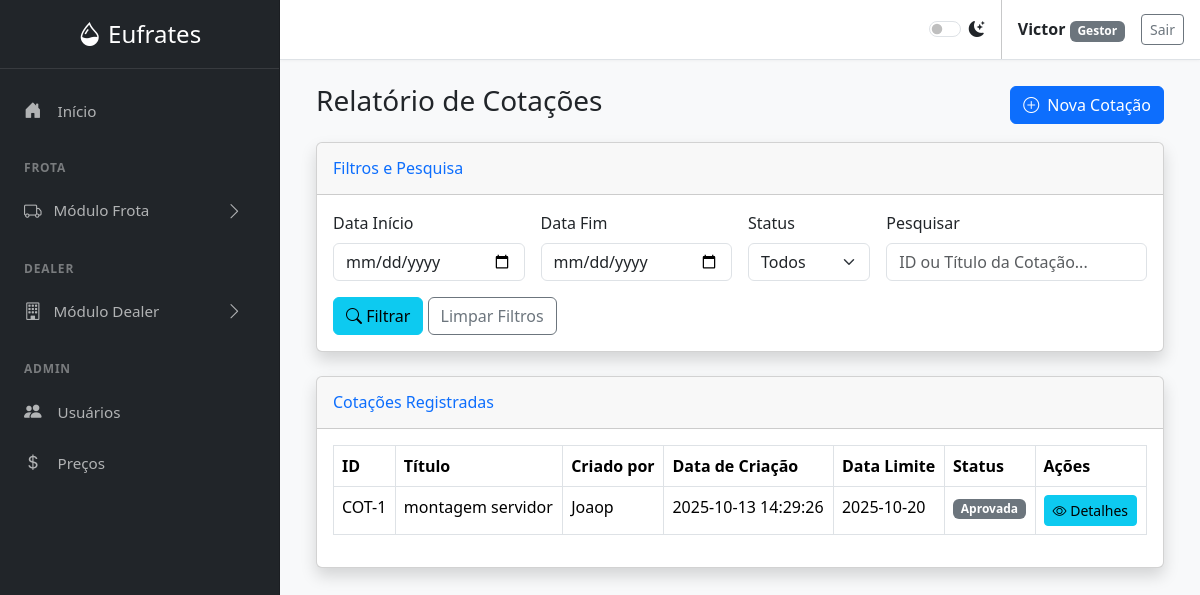
Page /dealers/cotacoes-relatorio (signed in) on the committed database.
### tables this page shows
CREATE TABLE users (
        id INTEGER PRIMARY KEY AUTOINCREMENT,
        username TEXT NOT NULL UNIQUE,
        password_hash TEXT NOT NULL,
        role TEXT NOT NULL CHECK(role IN ('Gestor', 'Comprador', 'Padrão'))
    );

CREATE TABLE cotacoes (
                id INTEGER PRIMARY KEY, user_id INTEGER, titulo TEXT, data_limite TEXT,
                observacoes TEXT, status TEXT, data_aprovacao TEXT, data_registro TEXT
            , criado_por_id INTEGER REFERENCES users(id));

### dealer.py (the view, shortened to what this page needs)
@dealer_bp.route('/cotacoes-relatorio', methods=['GET', 'POST'])
@login_required
@roles_required(['Administrador', 'Gestor', 'Comprador'])
def cotacoes_relatorio():
    filtros = {
        'data_inicio': request.args.get('data_inicio', ''),
        'data_fim': request.args.get('data_fim', ''),
        'status': request.args.get('status', ''),
        'pesquisa': request.args.get('pesquisa', '')
    }
    cotacoes_list = obter_cotacoes_com_filtros(**filtros)
    return render_template('cotacoes_relatorio.html', active_page='cotacoes_relatorio', cotacoes=cotacoes_list, filtros=filtros)

### database.py (called while the page is built)
def get_db_connection():
    conn = sqlite3.connect('abastecimentos.db')
    conn.row_factory = sqlite3.Row
    return conn

def get_user_by_id(user_id):
    conn = get_db_connection()
    user = conn.execute('SELECT * FROM users WHERE id = ?', (user_id,)).fetchone()
    conn.close()
    return user

### utils.py (called while the page is built)
def inject_now():
    return {'now': datetime.now(), 'g': g}

def load_logged_in_user():
    user_id = session.get('user_id')
    g.user = get_user_by_id(user_id) if user_id else None

def login_required(view):
    @wraps(view)
    def wrapped_view(*args, **kwargs):
        if g.user is None:
            flash('Você precisa estar logado para acessar esta página.', 'warning')
            return redirect(url_for('auth.login'))
        return view(*args, **kwargs)
    return wrapped_view

def roles_required(roles):
    def wrapper(view):
        @wraps(view)
        def wrapped_view(*args, **kwargs):
            if g.user is None:
                flash('Você precisa estar logado para acessar esta página.', 'warning')
                return redirect(url_for('auth.login'))
            if g.user['role'] not in roles and g.user['role'] != 'Administrador':
                flash('Acesso negado. Sua função não permite acessar esta página.', 'danger')
                return redirect(url_for('frota.index'))
            return view(*args, **kwargs)
        return wrapped_view
    return wrapper

### templates/cotacoes_relatorio.html (shortened to what this page needs)
{% extends "base.html" %}
{% block content %}
<div class="container-fluid">
    <div class="d-flex justify-content-between align-items-center mb-3">
        <h1 class="h3 text-gray-800">Relatório de Cotações</h1>
        <button class="btn btn-primary" data-bs-toggle="modal" data-bs-target="#novaCotacaoModal">
            <i class="bi bi-plus-circle me-1"></i> Nova Cotação
        </button>
    </div>
    <div class="card shadow mb-4">
        <div class="card-header py-3">
            <h6 class="m-0 font-weight-bold text-primary">Filtros e Pesquisa</h6>
        </div>
        <div class="card-body">
            <form method="GET" action="{{ url_for('dealer.cotacoes_relatorio') }}">
                <div class="row g-3">
                    <div class="col-md-3">
                        <label for="data_inicio" class="form-label">Data Início</label>
                        <input type="date" class="form-control" id="data_inicio" name="data_inicio" value="{{ filtros.data_inicio }}">
                    </div>
                    <div class="col-md-3">
                        <label for="data_fim" class="form-label">Data Fim</label>
                        <input type="date" class="form-control" id="data_fim" name="data_fim" value="{{ filtros.data_fim }}">
                    </div>
                    <div class="col-md-2">
                        <label for="status" class="form-label">Status</label>
                        <select class="form-select" id="status" name="status">
                            <option value="">Todos</option>
                        </select>
                    </div>
                    <div class="col-md-4">
                        <label for="pesquisa" class="form-label">Pesquisar</label>
                        <input type="text" class="form-control" id="pesquisa" name="pesquisa" placeholder="ID ou Título da Cotação..." value="{{ filtros.pesquisa }}">
                    </div>
                </div>
                <div class="row mt-3">
                    <div class="col-12">
                        <button type="submit" class="btn btn-info"><i class="bi bi-search"></i> Filtrar</button>
                        <a href="{{ url_for('dealer.cotacoes_relatorio') }}" class="btn btn-outline-secondary">Limpar Filtros</a>
                    </div>
                </div>
            </form>
        </div>
    </div>
    <div class="card shadow mb-4">
        <div class="card-header py-3">
            <h6 class="m-0 font-weight-bold text-primary">Cotações Registradas</h6>
        </div>
        <div class="card-body">
            <div class="table-responsive">
                <table class="table table-bordered" id="dataTable" width="100%" cellspacing="0">
                    <thead>
                        <tr>
                            <th>ID</th>
                            <th>Título</th>
                            <th>Criado por</th>
                            <th>Data de Criação</th>
                            <th>Data Limite</th>
                            <th>Status</th>
                            <th>Ações</th>
                        </tr>
                    </thead>
                    <tbody>
                        {% if cotacoes %}
                            {% for cotacao in cotacoes %}
                            <tr>
                                <td>COT-{{ cotacao.id }}</td>
                                <td>{{ cotacao.titulo }}</td>
                                <td>{{ cotacao.solicitante }}</td>
                                <td>{{ cotacao.data_registro }}</td>
                                <td>{{ cotacao.data_limite }}</td>
                                <td>
                                    <span class="badge {% if cotacao.status == 'Aberta' %}bg-success{% else %}bg-secondary{% endif %}">
                                        {{ cotacao.status }}
                                    </span>
                                </td>
                                <td>
                                    <a href="{{ url_for('dealer.cotacao_detalhe', cotacao_id=cotacao.id) }}" class="btn btn-info btn-sm">
                                        <i class="bi bi-eye"></i> Detalhes
                                    </a>
                                </td>
                            </tr>
                            {% endfor %}
                        {% else %}
                            <tr>
                                <td colspan="7" class="text-center">Nenhuma cotação encontrada. Cadastre uma nova para começar.</td>
                            </tr>
                        {% endif %}
                    </tbody>
                </table>
            </div>
        </div>
    </div>
</div>
{% endblock %}

### templates/base.html (shortened to what this page needs)
<!DOCTYPE html>
<html lang="pt-BR" data-bs-theme="light">
<head>
    <link href="https://cdn.jsdelivr.net/npm/bootstrap@5.3.3/dist/css/bootstrap.min.css" rel="stylesheet">
    <link rel="stylesheet" href="https://cdn.jsdelivr.net/npm/bootstrap-icons@1.11.3/font/bootstrap-icons.min.css">
</head>
<body>
    <div class="sidebar text-white">
        <div class="sidebar-header text-center">
            <a href="{{ url_for('frota.index') }}" class="fs-4 text-white text-decoration-none">
                <i class="bi bi-droplet-half"></i> Eufrates
            </a>
        </div>
        <ul class="nav flex-column flex-grow-1 mt-3">
            <li class="nav-item">
                <a class="nav-link {% if active_page == 'index' %}active{% endif %}" href="{{ url_for('frota.index') }}">
                    <i class="bi bi-house-door-fill"></i> Início
                </a>
            </li>
            <div class="sidebar-heading">Frota</div>
            <li class="nav-item">
                <a class="nav-link d-flex align-items-center" data-bs-toggle="collapse" href="#frotaSubmenu" role="button" aria-expanded="false" aria-controls="frotaSubmenu">
                    <i class="bi bi-truck"></i> Módulo Frota <i class="bi bi-chevron-right arrow"></i>
                </a>
            </li>
            <div class="sidebar-heading">Dealer</div>
            <li class="nav-item">
                <a class="nav-link d-flex align-items-center" data-bs-toggle="collapse" href="#dealerSubmenu" role="button" aria-expanded="false" aria-controls="dealerSubmenu">
                    <i class="bi bi-building"></i> Módulo Dealer <i class="bi bi-chevron-right arrow"></i>
                </a>
            </li>
            {% if g.user and g.user.role in ['Administrador', 'Gestor'] %}
            <div class="sidebar-heading">Admin</div>
            <li class="nav-item">
                <a class="nav-link {% if active_page == 'user_management' %}active{% endif %}" href="{{ url_for('auth.user_management') }}">
                    <i class="bi bi-people-fill"></i> Usuários
                </a>
            </li>
            <li class="nav-item">
                <a class="nav-link {% if active_page == 'reajuste_combustiveis' %}active{% endif %}" href="{{ url_for('frota.reajuste_combustiveis') }}">
                    <i class="bi bi-currency-dollar"></i> Preços
                </a>
            </li>
            {% endif %}
        </ul>
    </div>
    <div class="main-content">
        <nav class="top-nav px-3 d-flex align-items-center justify-content-end">
            <div class="form-check form-switch me-3">
                <input class="form-check-input" type="checkbox" role="switch" id="themeSwitcher">
                <label class="form-check-label" for="themeSwitcher"><i class="bi bi-moon-stars-fill"></i></label>
            </div>
            {% if g.user %}
                <div class="px-3">
                    <span class="fw-bold">{{ g.user.username }}</span>
                    <span class="badge text-bg-secondary">{{ g.user.role }}</span>
                </div>
                <a href="{{ url_for('auth.logout') }}" class="btn btn-outline-secondary btn-sm">Sair</a>
            {% endif %}
        </nav>
        <main class="page-content">
            {% block content %}{% endblock %}
        </main>
    </div>
</body>
</html>

### templates/base.html (style rules this page uses)
:root { --sidebar-width: 280px; }
body { display: flex; background-color: var(--bs-tertiary-bg); }
.sidebar { width: var(--sidebar-width); height: 100vh; position: fixed; top: 0; left: 0; display: flex; flex-direction: column; background-color: #212529; border-right: 1px solid var(--bs-border-color-translucent); overflow-y: auto; }
.main-content { margin-left: var(--sidebar-width); width: calc(100% - var(--sidebar-width)); }
.top-nav { background-color: var(--bs-body-bg); border-bottom: 1px solid var(--bs-border-color); min-height: 60px; box-shadow: 0 1px 3px rgba(0,0,0, .04); }
.page-content { padding: 1.5rem; }
.sidebar-header { padding: 1rem 1.5rem; border-bottom: 1px solid rgba(255, 255, 255, 0.1); }
.sidebar .nav-link { color: rgba(255, 255, 255, 0.65); font-size: 0.95rem; padding: 0.75rem 1.5rem; }
.sidebar .nav-link .bi { margin-right: 0.75rem; font-size: 1.1rem; }
.sidebar .nav-link[data-bs-toggle="collapse"] .arrow { margin-left: auto; transition: transform 0.2s ease-in-out; }
.sidebar-heading { font-size: .75rem; text-transform: uppercase; letter-spacing: .05rem; font-weight: 600; color: rgba(255, 255, 255, 0.4); padding: 1.5rem 1.5rem 0.5rem; }

### rows in the picture
users: user.username "Victor", user.role "Gestor"
cotacoes: id "1", titulo "montagem servidor", solicitante "Joaop", data_registro "2025-10-13 14:29:26", data_limite "2025-10-20", status "Aprovada"
